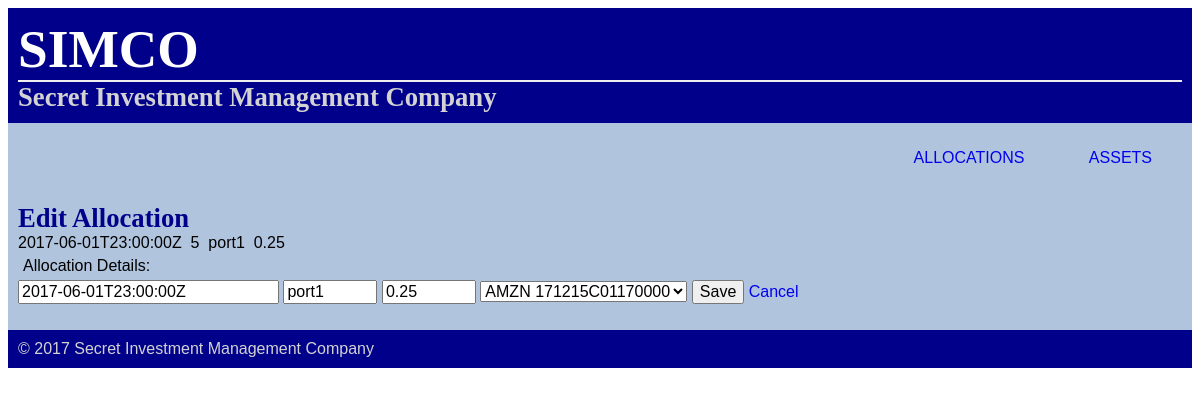
Page /allocations/3/edit/ on the committed database.
### database_setup.py (models this page shows, shortened)
class Allocation(Base):
    __tablename__   = 'allocation'
    id              = Column(Integer, primary_key = True, autoincrement = True)
    date_mod        = Column(String(25), nullable = False)
    portfolio       = Column(String(10), nullable = False)          # use a string name for portfolio
    asset_id        = Column(Integer, ForeignKey('asset.id'))
    asset           = relationship(Asset)
    allocation      = Column(Float, nullable = False)

### project.py (the view)
@app.route('/allocations/<int:allocation_id>/edit/', methods = ['GET', 'POST'])
def editAllocation(allocation_id):
    if request.method == 'POST':
        allocation = allocations.filter_by(id = allocation_id).one()
        allocation.date_mod     = request.form['date_mod']
        allocation.portfolio    = request.form['portfolio']
        allocation.asset_id     = request.form['asset_id']
        allocation.allocation   = request.form['allocation']
        logger.info('updating allocation: {}'.format({k:v for k,v in allocation.__dict__.items() if type(v) in [str, float, int]}))
        session.add(allocation)
        session.commit()
        return redirect(url_for('showAllocations'))
    else:
        return render_template('editAllocation.html', allocation = allocations.filter_by(id = allocation_id).one(), assets = assets)

### project.py (called while the page is built)
@app.before_request
def log_request_info():
    logger.debug('Headers: %s', request.headers)
    logger.debug('Body: %s', request.get_data())

### templates/editAllocation.html
{% include 'header.html' %}
<div class = "pane">
  <h3>Edit Allocation</h3>
  {{allocation.date_mod}}&nbsp
  {{allocation.asset_id}}&nbsp
  {{allocation.portfolio}}&nbsp
  {{allocation.allocation}}
  <form action="{{ url_for('editAllocation', allocation_id = allocation.id)}}" method = "post">
      <p>Allocation Details:</p>
      <input type = "text" size ="25" name = "date_mod" value = "{{allocation.date_mod}}" required aria-describedby = "datetime" pattern = "[0-9]{4}-[0-9]{2}-[0-9]{2}(T[0-9]{2}:[0-9]{2}:[0-9]{2}Z)?">
      <input type = "text" size ="7" name = "portfolio" value = "{{allocation.portfolio}}" pattern = "[A-Za-z-0-9]+" required aria-describedby="portfolio" title = "portfolio name">
      <input type = "text" size = "7" name = "allocation" value = "{{allocation.allocation}}" required aria-required = "true" pattern="([0-9]+)?(\.[0-9]+)" title = "e.g. allocation = 0.15 = 15%">
      <select name ="asset_id" required>
        {% for asset in assets %}
          {% if asset.id == allocation.asset_id %}
            <option value ="{{asset.id}}" selected>{{asset.symbol}}</option>
          {% else %}
            <option value ="{{asset.id}}">{{asset.symbol}}</option>
          {% endif %}
        {% endfor %}
      </select>
      <input type = "submit" value ="Save">
      <a href = "{{url_for('showAllocations')}}"> Cancel </a>
  </form>
</div>
{% include 'footer.html' %}

### static/style.css (style rules this page uses)
body { font-size: 12pt; font-family: sans-serif; background-color: White; }
h1, h2, h3 { font-family: 'Georgia', serif; margin: 0; }
h3 { font-size: 20pt; color: DarkBlue; }
p { font-size: 12pt; color: Black; margin: 5; }
a { font-size: 12pt; text-decoration: none; }
input { font-size: 12pt; text-decoration: none; }
select { font-size: 12pt; text-decoration: none; }
::placeholder { color: LightGrey }
.pane { position:relative; padding: 10px; margin: 0px; background-color: LightSteelBlue; }

### rows in the picture
Allocation: date_mod "2017-06-01T23:00:00Z", asset_id "5", portfolio "port1", allocation "0.25"

### other values in the picture
form field asset_id "AMZN 171215C01170000"
